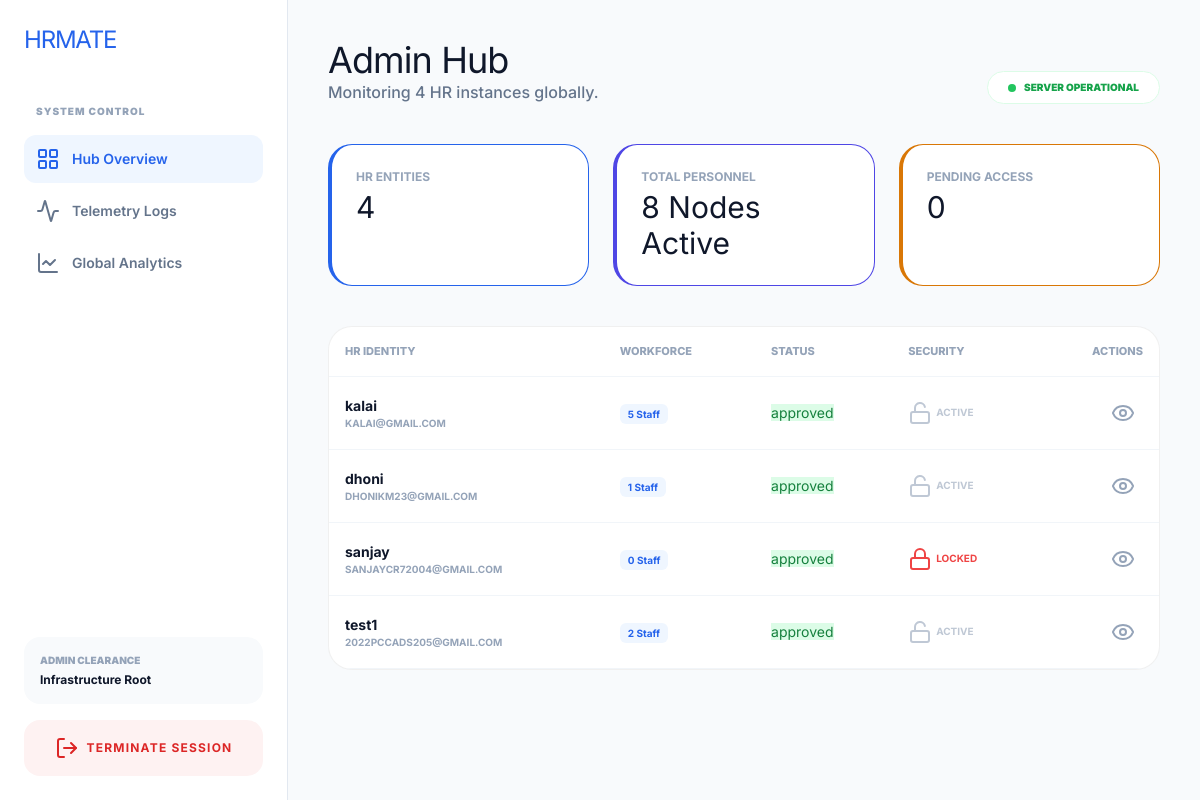
/admin_dashboard (signed in), run on the app's committed database.
### tables this page shows
CREATE TABLE hr (
            id INTEGER PRIMARY KEY AUTOINCREMENT,
            name TEXT NOT NULL,
            email TEXT NOT NULL UNIQUE,
            mobile_number TEXT,
            password TEXT NOT NULL,
            status TEXT DEFAULT 'pending',
            otp TEXT,
            login_attempts INTEGER DEFAULT 0,
            is_blocked INTEGER DEFAULT 0
        );

### app_3.py (the view)
@app.route("/admin_dashboard")
def admin_dashboard():
    if not session.get("admin_logged_in"): return redirect(url_for("admin_login"))
    conn = sqlite3.connect(DB); c = conn.cursor()
    c.execute("""SELECT h.id,h.name,h.email,h.mobile_number,h.status,
        (SELECT COUNT(*) FROM employees WHERE added_by_hr=h.id),h.is_blocked FROM hr h""")
    hrs = c.fetchall(); conn.close()
    return render_template("admin_dashboard.html", hrs=hrs)

### templates/admin_dashboard.html (shortened to what this page needs)
<!DOCTYPE html>
<html lang="en">
<head>
    <script src="https://cdn.tailwindcss.com"></script>
</head>
<body>
    <div class="flex h-screen">
        <aside class="w-72 bg-white border-r border-slate-200 flex flex-col p-6 z-50">
            <div class="font-800 text-2xl mb-12 tracking-tighter text-blue-600">HRMATE</div>
            <nav class="flex-1 space-y-1">
                <p class="text-[10px] font-black text-slate-400 uppercase tracking-widest mb-4 px-3">System Control</p>
                <div onclick="showView('adminMain')" id="nav-main" class="sidebar-item active flex items-center gap-3 p-3 text-sm">
                    <i data-lucide="layout-grid" size="18"></i> Hub Overview
                </div>
                <div onclick="showView('telemetryView')" id="nav-telemetry" class="sidebar-item flex items-center gap-3 p-3 text-sm">
                    <i data-lucide="activity" size="18"></i> Telemetry Logs
                </div>
                <div onclick="showView('analyticsView')" id="nav-analytics" class="sidebar-item flex items-center gap-3 p-3 text-sm">
                    <i data-lucide="line-chart" size="18"></i> Global Analytics
                </div>
            </nav>
            <div class="mt-auto space-y-4">
                <div class="p-4 bg-slate-50 rounded-2xl">
                    <p class="text-[10px] font-black uppercase text-slate-400">Admin Clearance</p>
                    <p class="text-xs font-bold mt-1">Infrastructure Root</p>
                </div>
                <a href="/logout" class="flex items-center justify-center gap-2 p-4 bg-red-50 text-red-600 rounded-2xl font-bold text-xs uppercase tracking-widest hover:bg-red-600 hover:text-white transition">
                    <i data-lucide="log-out" size="14"></i> Terminate Session
                </a>
            </div>
        </aside>
        <div class="flex-1 relative overflow-hidden">
            <main id="adminMain" class="view-section">
                <header class="flex justify-between items-end mb-10">
                    <div>
                        <h1 class="text-4xl font-800 tracking-tight">Admin Hub</h1>
                        <p class="text-slate-500 font-medium">Monitoring {{ hrs|length }} HR instances globally.</p>
                    </div>
                    <div class="glass-card px-5 py-2 border-green-100 badge-pulse">
                        <div class="pulse-dot"></div>
                        <span class="text-[10px] font-black uppercase text-green-600">Server Operational</span>
                    </div>
                </header>
                <div class="grid grid-cols-3 gap-6 mb-10">
                    <div class="glass-card p-6 border-l-4 border-blue-600">
                        <p class="text-xs font-bold text-slate-400 uppercase">HR Entities</p>
                        <h2 class="text-3xl font-800 mt-1">{{ hrs|length }}</h2>
                    </div>
                    <div class="glass-card p-6 border-l-4 border-indigo-600">
                        <p class="text-xs font-bold text-slate-400 uppercase">Total Personnel</p>
                        <h2 class="text-3xl font-800 mt-1" id="totalStaffCount">Calculating...</h2>
                    </div>
                    <div class="glass-card p-6 border-l-4 border-amber-600">
                        <p class="text-xs font-bold text-slate-400 uppercase">Pending Access</p>
                        <h2 class="text-3xl font-800 mt-1">{{ hrs|selectattr("4", "equalto", "pending")|list|length }}</h2>
                    </div>
                </div>
                <section class="glass-card overflow-hidden">
                    <table class="custom-table text-left">
                        <thead>
                            <tr>
                                <th>HR Identity</th>
                                <th>Workforce</th>
                                <th>Status</th>
                                <th>Security</th>
                                <th class="text-right">Actions</th>
                            </tr>
                        </thead>
                        <tbody>
                            {% for hr in hrs %}
                            <tr class="hover:bg-slate-50/50 transition">
                                <td>
                                    <div class="font-bold text-slate-900">{{ hr[1] }}</div>
                                    <div class="text-[10px] text-slate-400 font-bold uppercase">{{ hr[2] }}</div>
                                </td>
                                <td><span class="px-2 py-1 bg-blue-50 text-blue-600 rounded-md text-[10px] font-bold">{{ hr[5] }} Staff</span></td>
                                <td>
                                    <span class="badge {% if hr[4] == 'approved' %}bg-green-100 text-green-700{% else %}bg-amber-100 text-amber-700{% endif %}">
                                        {{ hr[4] }}
                                    </span>
                                </td>
                                <td>
                                    {% if hr[6] == 1 %}
                                    <span class="text-red-500 flex items-center gap-1 text-[10px] font-bold uppercase"><i data-lucide="lock" size="12"></i> Locked</span>
                                    {% else %}
                                    <span class="text-slate-400 flex items-center gap-1 text-[10px] font-bold uppercase opacity-60"><i data-lucide="unlock" size="12"></i> Active</span>
                                    {% endif %}
                                </td>
                                <td class="text-right">
                                    <div class="flex justify-end gap-2">
                                        <button onclick="showWorkforce('{{ hr[0] }}', '{{ hr[1] }}')" class="p-2 hover:bg-blue-600 hover:text-white rounded-lg transition text-slate-400"><i data-lucide="eye" size="16"></i></button>
                                    </div>
                                </td>
                            </tr>
                            {% endfor %}
                        </tbody>
                    </table>
                </section>
            </main>
        </div>
    </div>
</body>
</html>

### templates/admin_dashboard.html (style rules this page uses)
:root { --bg: #f8fafc; --surface: #ffffff; --accent: #2563eb; --border: rgba(0, 0, 0, 0.06); }
* { margin: 0; padding: 0; box-sizing: border-box; font-family: 'Inter', sans-serif; }
body { background: var(--bg); color: #0f172a; overflow: hidden; height: 100vh; }
.glass-card { background: rgba(255, 255, 255, 0.95); backdrop-filter: blur(10px); border: 1px solid var(--border); border-radius: 24px; transition: 0.3s cubic-bezier(0.4, 0, 0.2, 1); }
.sidebar-item { transition: 0.2s; border-radius: 12px; font-weight: 600; cursor: pointer; color: #64748b; }
.sidebar-item:hover, .sidebar-item.active { background: #eff6ff; color: var(--accent); }
.view-section { transition: all 0.4s ease; position: absolute; width: 100%; height: 100%; top: 0; left: 0; padding: 2.5rem; overflow-y: auto; }
.custom-table { width: 100%; border-collapse: collapse; }
.custom-table th { font-size: 11px; font-weight: 800; text-transform: uppercase; color: #94a3b8; padding: 16px; border-bottom: 1px solid #f1f5f9; }
.custom-table td { padding: 16px; font-size: 14px; border-bottom: 1px solid #f1f5f9; }
.badge-pulse { position: relative; display: flex; align-items: center; gap: 8px; }
.pulse-dot { width: 8px; height: 8px; background: #22c55e; border-radius: 50%; }

### data on the page
hr: name "kalai", email "KALAI@GMAIL.COM", hr "5", status "approved", is_blocked 0 (drawn)
hr: name "dhoni", email "DHONIKM23@GMAIL.COM", hr "1", status "approved", is_blocked 0 (drawn)
hr: name "sanjay", email "SANJAYCR72004@GMAIL.COM", hr "0", status "approved", is_blocked 1 (drawn)
hr: name "test1", email "2022PCCADS205@GMAIL.COM", hr "2", status "approved", is_blocked 0 (drawn)

### other printed values
{{ hrs|length }} "4"
{{ hrs|selectattr("4", "equalto", "pending")|list|length }} "0"
